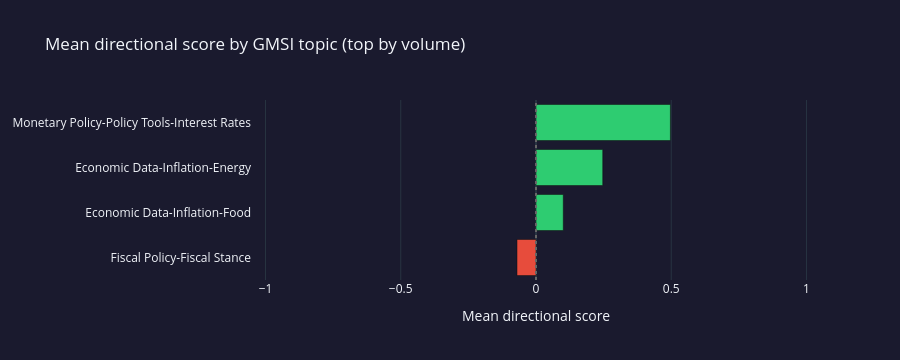

Notebook source saved alongside this figure:
### Markdown cell above
## Step 9 — Accumulated window visualisation

### Code cell
df = load_db(hours=168)
print(f'{len(df):,} records, {df["country"].nunique()} countries, {df["publication_time"].min()} → {df["publication_time"].max()}')

if not df.empty:
    top_topics = df.groupby('topic').size().nlargest(12).index
    topic_df = (
        df[df['topic'].isin(top_topics)]
        .groupby('topic')
        .agg(directional=('directional_score', 'mean'), headlines=('directional_score', 'count'))
        .sort_values('directional')
        .reset_index()
    )

    fig = go.Figure(go.Bar(
        x=topic_df['directional'], y=topic_df['topic'], orientation='h',
        marker_color=['#e74c3c' if v < 0 else '#2ecc71' for v in topic_df['directional']],
        customdata=topic_df[['headlines']],
        hovertemplate='%{y}<br>Directional: %{x:+.3f}<br>Headlines: %{customdata[0]:,}<extra></extra>',
    ))
    fig.add_vline(x=0, line_dash='dot', line_color='#666')
    fig.update_layout(
        template='plotly_dark', paper_bgcolor='#1a1a2e', plot_bgcolor='#1a1a2e',
        title='Mean directional score by GMSI topic (top by volume)',
        xaxis_title='Mean directional score', xaxis=dict(range=[-1.05, 1.05]),
        height=max(360, 110 + 34 * len(topic_df)),
    )
    fig.show()
else:
    print('No data yet.')

### Figure 1 — Plotly figure (JSON) as saved in the notebook; plotly's stock layout.template omitted (floating-point values rounded to 4 significant figures)
{"data": [{"customdata": [[101], [441], [3027], [1816]], "hovertemplate": "%{y}<br>Directional: %{x:+.3f}<br>Headlines: %{customdata[0]:,}<extra></extra>", "marker": {"color": ["#e74c3c", "#2ecc71", "#2ecc71", "#2ecc71"]}, "orientation": "h", "type": "bar", "x": [-0.07019, 0.1008, 0.2468, 0.4969], "y": ["Fiscal Policy-Fiscal Stance", "Economic Data-Inflation-Food", "Economic Data-Inflation-Energy", "Monetary Policy-Policy Tools-Interest Rates"]}], "layout": {"height": 360, "paper_bgcolor": "#1a1a2e", "plot_bgcolor": "#1a1a2e", "shapes": [{"line": {"color": "#666", "dash": "dot"}, "type": "line", "x0": 0, "x1": 0, "xref": "x", "y0": 0, "y1": 1, "yref": "y domain"}], "title": {"text": "Mean directional score by GMSI topic (top by volume)"}, "xaxis": {"range": [-1.05, 1.05], "title": {"text": "Mean directional score"}}}}
